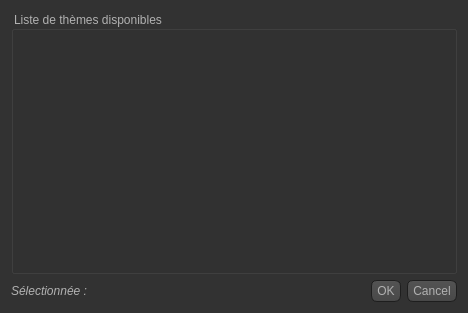
<?xml version="1.0" encoding="UTF-8"?>
<ui version="4.0">
 <class>ChoixMusique</class>
 <widget class="QDialog" name="ChoixMusique">
  <property name="geometry">
   <rect>
    <x>0</x>
    <y>0</y>
    <width>468</width>
    <height>313</height>
   </rect>
  </property>
  <property name="windowTitle">
   <string>Dialog</string>
  </property>
  <property name="styleSheet">
   <string notr="true">QToolTip
{
     border: 1px solid black;
     background-color: #ffa02f;
     padding: 1px;
     border-radius: 3px;
     opacity: 100;
}

QWidget
{
    color: #b1b1b1;
    background-color: #323232;
}

QWidget:item:hover
{
    background-color: QLinearGradient( x1: 0, y1: 0, x2: 0, y2: 1, stop: 0 #ffa02f, stop: 1 #ca0619);
    color: #000000;
}

QWidget:item:selected
{
    background-color: QLinearGradient( x1: 0, y1: 0, x2: 0, y2: 1, stop: 0 #ffa02f, stop: 1 #d7801a);
}

QMenuBar::item
{
    background: transparent;
}

QMenuBar::item:selected
{
    background: transparent;
    border: 1px solid #ffaa00;
}

QMenuBar::item:pressed
{
    background: #444;
    border: 1px solid #000;
    background-color: QLinearGradient(
        x1:0, y1:0,
        x2:0, y2:1,
        stop:1 #212121,
        stop:0.4 #343434/*,
        stop:0.2 #343434,
        stop:0.1 #ffaa00*/
    );
    margin-bottom:-1px;
    padding-bottom:1px;
}

QMenu
{
    border: 1px solid #000;
}

QMenu::item
{
    padding: 2px 20px 2px 20px;
}

QMenu::item:selected
{
    color: #000000;
}

QWidget:disabled
{
    color: #404040;
    background-color: #323232;
}

QAbstractItemView
{
    background-color: QLinearGradient( x1: 0, y1: 0, x2: 0, y2: 1, stop: 0 #4d4d4d, stop: 0.1 #646464, stop: 1 #5d5d5d);
}

QWidget:focus
{
    /*border: 2px solid QLinearGradient( x1: 0, y1: 0, x2: 0, y2: 1, stop: 0 #ffa02f, stop: 1 #d7801a);*/
}

QLineEdit
{
    background-color: QLinearGradient( x1: 0, y1: 0, x2: 0, y2: 1, stop: 0 #4d4d4d, stop: 0 #646464, stop: 1 #5d5d5d);
    padding: 1px;
    border-style: solid;
    border: 1px solid #1e1e1e;
    border-radius: 5;
}

QPushButton
{
    color: #b1b1b1;
    background-color: QLinearGradient( x1: 0, y1: 0, x2: 0, y2: 1, stop: 0 #565656, stop: 0.1 #525252, stop: 0.5 #4e4e4e, stop: 0.9 #4a4a4a, stop: 1 #464646);
    border-width: 1px;
    border-color: #1e1e1e;
    border-style: solid;
    border-radius: 6;
    padding: 3px;
    font-size: 12px;
    padding-left: 5px;
    padding-right: 5px;
}

QPushButton:pressed
{
    background-color: QLinearGradient( x1: 0, y1: 0, x2: 0, y2: 1, stop: 0 #2d2d2d, stop: 0.1 #2b2b2b, stop: 0.5 #292929, stop: 0.9 #282828, stop: 1 #252525);
}

QComboBox
{
    selection-background-color: #ffaa00;
    background-color: QLinearGradient( x1: 0, y1: 0, x2: 0, y2: 1, stop: 0 #565656, stop: 0.1 #525252, stop: 0.5 #4e4e4e, stop: 0.9 #4a4a4a, stop: 1 #464646);
    border-style: solid;
    border: 1px solid #1e1e1e;
    border-radius: 5;
}

QComboBox:hover,QPushButton:hover
{
    border: 2px solid QLinearGradient( x1: 0, y1: 0, x2: 0, y2: 1, stop: 0 #ffa02f, stop: 1 #d7801a);
}


QComboBox:on
{
    padding-top: 3px;
    padding-left: 4px;
    background-color: QLinearGradient( x1: 0, y1: 0, x2: 0, y2: 1, stop: 0 #2d2d2d, stop: 0.1 #2b2b2b, stop: 0.5 #292929, stop: 0.9 #282828, stop: 1 #252525);
    selection-background-color: #ffaa00;
}

QComboBox QAbstractItemView
{
    border: 2px solid darkgray;
    selection-background-color: QLinearGradient( x1: 0, y1: 0, x2: 0, y2: 1, stop: 0 #ffa02f, stop: 1 #d7801a);
}

QComboBox::drop-down
{
     subcontrol-origin: padding;
     subcontrol-position: top right;
     width: 15px;

     border-left-width: 0px;
     border-left-color: darkgray;
     border-left-style: solid; /* just a single line */
     border-top-right-radius: 3px; /* same radius as the QComboBox */
     border-bottom-right-radius: 3px;
 }

QComboBox::down-arrow
{
     image: url(:/down_arrow.png);
}

QGroupBox:focus
{
border: 2px solid QLinearGradient( x1: 0, y1: 0, x2: 0, y2: 1, stop: 0 #ffa02f, stop: 1 #d7801a);
}

QTextEdit:focus
{
    border: 2px solid QLinearGradient( x1: 0, y1: 0, x2: 0, y2: 1, stop: 0 #ffa02f, stop: 1 #d7801a);
}

QScrollBar:horizontal {
     border: 1px solid #222222;
     background: QLinearGradient( x1: 0, y1: 0, x2: 0, y2: 1, stop: 0.0 #121212, stop: 0.2 #282828, stop: 1 #484848);
     height: 7px;
     margin: 0px 16px 0 16px;
}

QScrollBar::handle:horizontal
{
      background: QLinearGradient( x1: 0, y1: 0, x2: 1, y2: 0, stop: 0 #ffa02f, stop: 0.5 #d7801a, stop: 1 #ffa02f);
      min-height: 20px;
      border-radius: 2px;
}

QScrollBar::add-line:horizontal {
      border: 1px solid #1b1b19;
      border-radius: 2px;
      background: QLinearGradient( x1: 0, y1: 0, x2: 1, y2: 0, stop: 0 #ffa02f, stop: 1 #d7801a);
      width: 14px;
      subcontrol-position: right;
      subcontrol-origin: margin;
}

QScrollBar::sub-line:horizontal {
      border: 1px solid #1b1b19;
      border-radius: 2px;
      background: QLinearGradient( x1: 0, y1: 0, x2: 1, y2: 0, stop: 0 #ffa02f, stop: 1 #d7801a);
      width: 14px;
     subcontrol-position: left;
     subcontrol-origin: margin;
}

QScrollBar::right-arrow:horizontal, QScrollBar::left-arrow:horizontal
{
      border: 1px solid black;
      width: 1px;
      height: 1px;
      background: white;
}

QScrollBar::add-page:horizontal, QScrollBar::sub-page:horizontal
{
      background: none;
}

QScrollBar:vertical
{
      background: QLinearGradient( x1: 0, y1: 0, x2: 1, y2: 0, stop: 0.0 #121212, stop: 0.2 #282828, stop: 1 #484848);
      width: 7px;
      margin: 16px 0 16px 0;
      border: 1px solid #222222;
}

QScrollBar::handle:vertical
{
      background: QLinearGradient( x1: 0, y1: 0, x2: 0, y2: 1, stop: 0 #ffa02f, stop: 0.5 #d7801a, stop: 1 #ffa02f);
      min-height: 20px;
      border-radius: 2px;
}

QScrollBar::add-line:vertical
{
      border: 1px solid #1b1b19;
      border-radius: 2px;
      background: QLinearGradient( x1: 0, y1: 0, x2: 0, y2: 1, stop: 0 #ffa02f, stop: 1 #d7801a);
      height: 14px;
      subcontrol-position: bottom;
      subcontrol-origin: margin;
}

QScrollBar::sub-line:vertical
{
      border: 1px solid #1b1b19;
      border-radius: 2px;
      background: QLinearGradient( x1: 0, y1: 0, x2: 0, y2: 1, stop: 0 #d7801a, stop: 1 #ffa02f);
      height: 14px;
      subcontrol-position: top;
      subcontrol-origin: margin;
}

QScrollBar::up-arrow:vertical, QScrollBar::down-arrow:vertical
{
      border: 1px solid black;
      width: 1px;
      height: 1px;
      background: white;
}


QScrollBar::add-page:vertical, QScrollBar::sub-page:vertical
{
      background: none;
}

QTextEdit
{
    background-color: #242424;
}

QPlainTextEdit
{
    background-color: #242424;
}

QHeaderView::section
{
    background-color: QLinearGradient(x1:0, y1:0, x2:0, y2:1, stop:0 #616161, stop: 0.5 #505050, stop: 0.6 #434343, stop:1 #656565);
    color: white;
    padding-left: 4px;
    border: 1px solid #6c6c6c;
}

QCheckBox:disabled
{
color: #414141;
}

QDockWidget::title
{
    text-align: center;
    spacing: 3px; /* spacing between items in the tool bar */
    background-color: QLinearGradient(x1:0, y1:0, x2:0, y2:1, stop:0 #323232, stop: 0.5 #242424, stop:1 #323232);
}

QDockWidget::close-button, QDockWidget::float-button
{
    text-align: center;
    spacing: 1px; /* spacing between items in the tool bar */
    background-color: QLinearGradient(x1:0, y1:0, x2:0, y2:1, stop:0 #323232, stop: 0.5 #242424, stop:1 #323232);
}

QDockWidget::close-button:hover, QDockWidget::float-button:hover
{
    background: #242424;
}

QDockWidget::close-button:pressed, QDockWidget::float-button:pressed
{
    padding: 1px -1px -1px 1px;
}

QMainWindow::separator
{
    background-color: QLinearGradient(x1:0, y1:0, x2:0, y2:1, stop:0 #161616, stop: 0.5 #151515, stop: 0.6 #212121, stop:1 #343434);
    color: white;
    padding-left: 4px;
    border: 1px solid #4c4c4c;
    spacing: 3px; /* spacing between items in the tool bar */
}

QMainWindow::separator:hover
{

    background-color: QLinearGradient(x1:0, y1:0, x2:0, y2:1, stop:0 #d7801a, stop:0.5 #b56c17 stop:1 #ffa02f);
    color: white;
    padding-left: 4px;
    border: 1px solid #6c6c6c;
    spacing: 3px; /* spacing between items in the tool bar */
}

QToolBar::handle
{
     spacing: 3px; /* spacing between items in the tool bar */
     background: url(:/images/handle.png);
}

QMenu::separator
{
    height: 2px;
    background-color: QLinearGradient(x1:0, y1:0, x2:0, y2:1, stop:0 #161616, stop: 0.5 #151515, stop: 0.6 #212121, stop:1 #343434);
    color: white;
    padding-left: 4px;
    margin-left: 10px;
    margin-right: 5px;
}

QProgressBar
{
    border: 2px solid grey;
    border-radius: 5px;
    text-align: center;
}

QProgressBar::chunk
{
    background-color: #d7801a;
    width: 2.15px;
    margin: 0.5px;
}

QTabBar::tab {
    color: #b1b1b1;
    border: 1px solid #444;
    border-bottom-style: none;
    background-color: #323232;
    padding-left: 10px;
    padding-right: 10px;
    padding-top: 3px;
    padding-bottom: 2px;
    margin-right: -1px;
}

QTabWidget::pane {
    border: 1px solid #444;
    top: 1px;
}

QTabBar::tab:last
{
    margin-right: 0; /* the last selected tab has nothing to overlap with on the right */
    border-top-right-radius: 3px;
}

QTabBar::tab:first:!selected
{
 margin-left: 0px; /* the last selected tab has nothing to overlap with on the right */


    border-top-left-radius: 3px;
}

QTabBar::tab:!selected
{
    color: #b1b1b1;
    border-bottom-style: solid;
    margin-top: 3px;
    background-color: QLinearGradient(x1:0, y1:0, x2:0, y2:1, stop:1 #212121, stop:.4 #343434);
}

QTabBar::tab:selected
{
    border-top-left-radius: 3px;
    border-top-right-radius: 3px;
    margin-bottom: 0px;
}

QTabBar::tab:!selected:hover
{
    /*border-top: 2px solid #ffaa00;
    padding-bottom: 3px;*/
    border-top-left-radius: 3px;
    border-top-right-radius: 3px;
    background-color: QLinearGradient(x1:0, y1:0, x2:0, y2:1, stop:1 #212121, stop:0.4 #343434, stop:0.2 #343434, stop:0.1 #ffaa00);
}

QRadioButton::indicator:checked, QRadioButton::indicator:unchecked{
    color: #b1b1b1;
    background-color: #323232;
    border: 1px solid #b1b1b1;
    border-radius: 6px;
}

QRadioButton::indicator:checked
{
    background-color: qradialgradient(
        cx: 0.5, cy: 0.5,
        fx: 0.5, fy: 0.5,
        radius: 1.0,
        stop: 0.25 #ffaa00,
        stop: 0.3 #323232
    );
}

QCheckBox::indicator{
    color: #b1b1b1;
    background-color: #323232;
    border: 1px solid #b1b1b1;
    width: 9px;
    height: 9px;
}

QRadioButton::indicator
{
    border-radius: 6px;
}

QRadioButton::indicator:hover, QCheckBox::indicator:hover
{
    border: 1px solid #ffaa00;
}

QCheckBox::indicator:checked
{
    background-color: #ffaa00;
}

QCheckBox::indicator:disabled, QRadioButton::indicator:disabled
{
    border: 1px solid #444;
}</string>
  </property>
  <layout class="QVBoxLayout" name="verticalLayout_2">
   <item>
    <widget class="QGroupBox" name="groupBox">
     <property name="styleSheet">
      <string notr="true">QPushButton {
font: 75 16pt &quot;MS Shell Dlg 2&quot;;
border-radius:15px;
text-align:left;
}

QPushButton:hover {
color:white; 
}</string>
     </property>
     <property name="title">
      <string>Liste de thèmes disponibles</string>
     </property>
     <layout class="QVBoxLayout" name="verticalLayout">
      <item>
       <layout class="QVBoxLayout" name="listMusiques"/>
      </item>
     </layout>
    </widget>
   </item>
   <item>
    <layout class="QHBoxLayout" name="horizontalLayout">
     <item>
      <widget class="QLabel" name="musiqueChoisie">
       <property name="maximumSize">
        <size>
         <width>16777215</width>
         <height>16777215</height>
        </size>
       </property>
       <property name="text">
        <string>&lt;html&gt;&lt;head/&gt;&lt;body&gt;&lt;p&gt;&lt;span style=&quot; font-style:italic;&quot;&gt;Sélectionnée : &lt;/span&gt;&lt;/p&gt;&lt;/body&gt;&lt;/html&gt;</string>
       </property>
      </widget>
     </item>
     <item>
      <widget class="QDialogButtonBox" name="buttonBox">
       <property name="orientation">
        <enum>Qt::Horizontal</enum>
       </property>
       <property name="standardButtons">
        <set>QDialogButtonBox::Cancel|QDialogButtonBox::Ok</set>
       </property>
      </widget>
     </item>
    </layout>
   </item>
  </layout>
 </widget>
 <resources/>
 <connections>
  <connection>
   <sender>buttonBox</sender>
   <signal>accepted()</signal>
   <receiver>ChoixMusique</receiver>
   <slot>accept()</slot>
   <hints>
    <hint type="sourcelabel">
     <x>248</x>
     <y>254</y>
    </hint>
    <hint type="destinationlabel">
     <x>157</x>
     <y>274</y>
    </hint>
   </hints>
  </connection>
  <connection>
   <sender>buttonBox</sender>
   <signal>rejected()</signal>
   <receiver>ChoixMusique</receiver>
   <slot>reject()</slot>
   <hints>
    <hint type="sourcelabel">
     <x>316</x>
     <y>260</y>
    </hint>
    <hint type="destinationlabel">
     <x>286</x>
     <y>274</y>
    </hint>
   </hints>
  </connection>
 </connections>
</ui>
